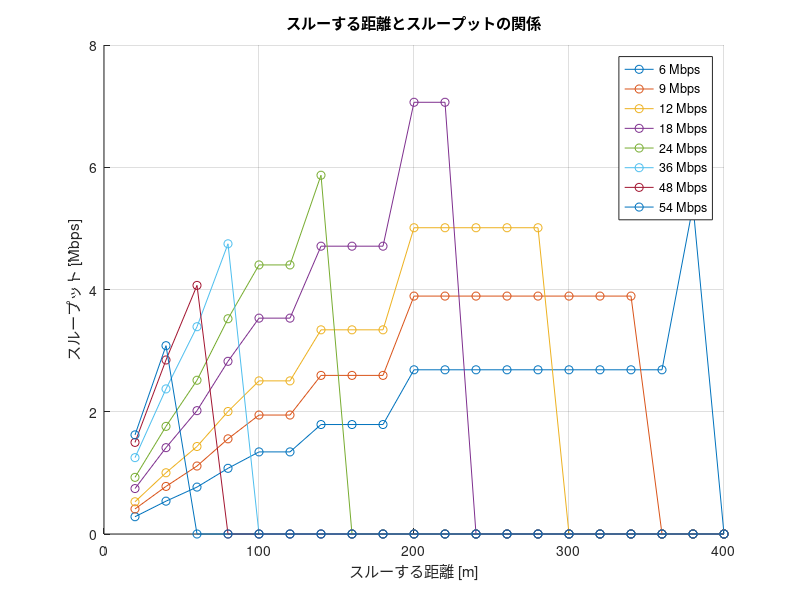

Here is the MATLAB script that generated this plot:
%端末間のスルーする距離を変化させたときのスループット
% パラメータの設定
Rmin = [-82, -81, -79, -77, -74, -70, -66, -65]; % 最小受信感度 [dBm]
Tp = 10; % 送信電力 [dBm]
f = 2.4 * 10^9; % 周波数 [Hz]
c = 3 * 10^8; % 光速 [m/s]
d = 20;% 端末間の距離 [m]
N = 20; % 端末数
TR = [6, 9, 12, 18, 24, 36, 48, 54]; % 伝送レート [Mbps]

databit = [24, 36, 48, 72, 96, 144, 192, 216]; % OFDMシンボルごとのデータビット[bit]
PLCP_pre = 16; % PLCPプリアンブル[μs]
PLCPhead_sig = 1; % PLCPヘッダ（シグナル）[μs]
PLCPhead_ser = 16; % PLCPヘッダ（サービス）[μs]
ACK = 80; % 802.11ACKフレーム[bit]
MAC = 192; % 802.11MACヘッダ[bit]
LLC = 64; % LLCヘッダ[bit]
packet = 12000; % IPパケット[bit]
FCS = 32; % FCS[bit]
tail = 6; % テイルビット[bit]
SIFS = 10; % [μs]
DIFS = 34; % [μs]
backoff = 101.5; % 平均バックオフ制御時間 [μs]

% 変数の初期化
nt = zeros(size(TR)); % 総送信回数
d1 = zeros(size(TR)); % 各変調方式における伝送距離[m]
Lfs = zeros(size(TR)); % 距離減衰 [dB]
ACK_t = zeros(size(TR)); % ACKフレーム長[μs]
data_t = zeros(size(TR)); % データ長[μs]
throughput1 = zeros(size(TR)); % 端末間のスループット [Mbps]
throughput2 = zeros(size(TR)); % 全体のスループット [Mbps]
total_tt = zeros(size(TR)); % 1パケットの全体(100台)の送信時間[μs]

% 色の設定
colorOrder = lines(length(TR));

% スループットと距離のプロット
figure;
hold on;

for i = 1:length(TR)
    Lfs(i) = Tp - Rmin(i); % 距離減衰 [dB]
    d1(i) = ((10^(Lfs(i) / 20)) * c) / (4 * pi * f); % 伝送距離 [m]
    % フレームの計算
    ACK_t(i) = PLCP_pre + (PLCPhead_sig + ceil((PLCPhead_ser + ACK + FCS + tail) / databit(i))) * 4;
    data_t(i) = PLCP_pre + (PLCPhead_sig + ceil((PLCPhead_ser + MAC + LLC + packet + FCS + tail) / databit(i))) * 4;

    % スループットの計算とプロットデータの準備
    distance = [];
    throughput = [];

    for j =1:20
        if (d1(i) >= j * d) % 端末間の距離が最大伝送距離より短かったら
            % 総送信回数の計算
            if mod(N - 1, j) == 0
                nt(j) = (N - 1) / j;
            else
                nt(j) = floor((N - 1) / j) + 1;
            end

            % スループットの計算
            total_tt(j) = (ACK_t(i) + data_t(i) + SIFS + backoff +6) * nt(j);
            throughput(j) = packet / total_tt(j);
            distance(j) = j * d;
        else
            throughput(j) = 0;
            distance(j) = j * d;
        end
    end

    % プロット
    plot(distance, throughput, '-o', 'Color', colorOrder(i, :), 'DisplayName', sprintf('%d Mbps', TR(i)));
end

xlabel('スルーする距離 [m]');
ylabel('スループット [Mbps]');
title('スルーする距離とスループットの関係');
grid on;
hold off;

% 凡例の追加
legend show;
